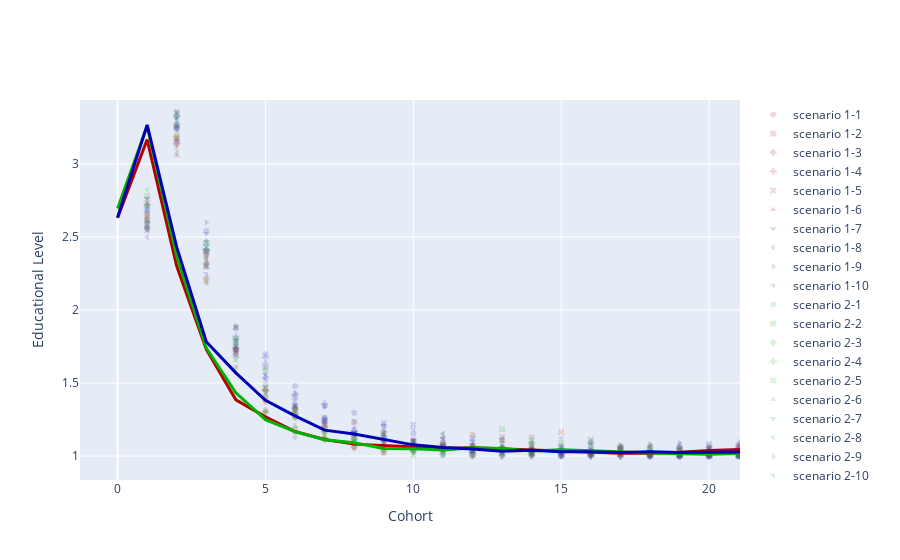

Here is the notebook cell this chart was saved with:
### Markdown cell above
Increasing the unfairness scale fom 0.2 to 0.5 yields a dramatic difference in average educational levels over cohorts. 

Maybe unfairness ~ cooperation (in ergodicity economics). This shows that when the society is unfair, the entire society will be disadvantaged. (Low human capital in society --> who works for this society?)

--> To support this reasoning, look how more previlleged families behave.

### Code cell
import plotly.graph_objects as go

# Create dictionary of dataframes
df_dict = {}
row=0
for j in range(1, num_scen+1):
    for i in range(1, num_reps+1):
        key = f"scenario {j}"
        df = dfs[row]
        df_mean = df.groupby(['Cohort'], as_index=False).Edu_level.mean()
        if key in df_dict:
            df_dict[key].append(df_mean)
        else:
            df_dict[key] = [df_mean]
        row += 1

# Create list of replications and scenarios
replications = [f"rep {i}" for i in range(1, num_reps+1)]
scenarios = [f"scenario {j}" for j in range(1, num_scen+1)]

# Create figure
fig = go.Figure()

# Loop through each scenario
for i, scenario in enumerate(scenarios):
    # Get dataframes for current scenario
    dfs_scenario = df_dict[scenario]
    # Get color for current scenario
    color = f"hsl({(i/len(scenarios))*360}, 50%, 50%)"
    # Loop through each replication of the current scenario
    for j, df in enumerate(dfs_scenario):
        # Get name for current replication
        name = f"{scenario}-{j+1}"
        fig.add_trace(go.Scatter(x=df["Cohort"], y=df["Edu_level"],
                                  name=name,
                                  mode="markers",
                                  marker=dict(symbol=j, color=color, opacity=0.2)))


# To make the lines appear on top of the scatter, make a new loop
for i, scenario in enumerate(scenarios):
    dfs_scenario = df_dict[scenario]
    color2 = f"hsl({(i/len(scenarios))*360}, 100%, 35%)"
    # Calculate the average line for the current scenario
    max_length = max(len(df) for df in dfs_scenario)
    avg_line = pd.concat([df.loc[:max_length-1, "Edu_level"] for df in dfs_scenario], axis=1).mean(axis=1)
    avg_line = avg_line.reset_index(name="Edu_level").rename(columns={"index": "Cohort"})
    
    # Add the average line as a trace
    fig.add_trace(go.Scatter(
        x=avg_line["Cohort"], y=avg_line["Edu_level"],
        name=f"{scenario} (Avg)",
        mode="lines",
        line=dict(color=color2, width=3),
    ))

fig.update_layout(
    xaxis_title="Cohort",
    yaxis_title="Educational Level",
    # paper_bgcolor='rgba(0,0,0,0)',
    # plot_bgcolor = 'rgba(0,0,0,0)',
    # showlegend=False
)

# Show figure
fig.show()
